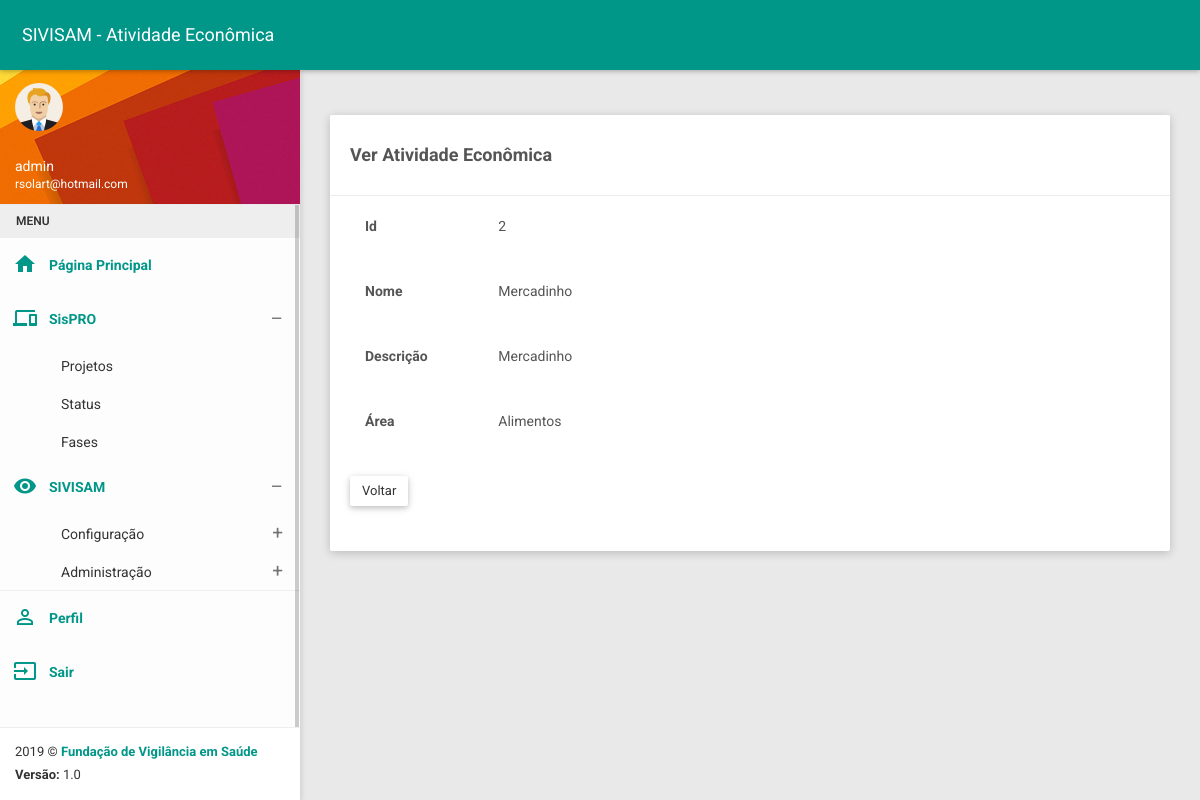
The app's page /devisa/atividade_view/2 (signed in) with its own data.
### devisa/models.py (models this page shows, shortened)
class Atividade(models.Model):
    atv_nome = models.CharField(verbose_name='Nome', max_length=100)
    atv_descricao = models.CharField(verbose_name='Descrição', max_length=200)
    area = models.ForeignKey(Area, on_delete=models.PROTECT)
    class Meta:
        permissions = (
            ('atividade_list', 'Pode listar atividades'),
            ('atividade_create', 'Pode cadastrar atividade'),
            ('atividade_update', 'Pode editar atividade'),
            ('atividade_view', 'Pode ver atividade'),
            ('atividade_delete', 'Pode deletar atividade')
        )

class Area(models.Model):
    area_nome = models.CharField(verbose_name='Nome', max_length=100)
    area_descricao = models.CharField(verbose_name='Descrição', max_length=200)
    class Meta:
        permissions = (
            ('area_list', 'Pode listar áreas'),
            ('area_create', 'Pode cadastrar área'),
            ('area_update', 'Pode editar área'),
            ('area_view', 'Pode ver área'),
            ('area_delete', 'Pode deletar área')
        )
    def __str__(self):
        return self.area_nome

### devisa/views.py (the view)
# urls.py: path('atividade_view/<int:id>', atividade_view, name="atividade_view"),
@login_required
@permission_required('devisa.atividade_view')
def atividade_view(request, id):
    model = get_object_or_404(Atividade, pk=id)
    return render(request, 'atividade/atividade_view.html', {'atividade': model})

### devisa/templates/atividade/atividade_view.html (shortened to what this page needs)
{% extends 'base.html' %}
{% load static %}
{% block css %}
    <link href="{% static 'plugins/bootstrap/css/bootstrap.css' %}" rel="stylesheet">
    <link href="{% static 'plugins/node-waves/waves.css' %}" rel="stylesheet" />
    <link href="{% static 'plugins/animate-css/animate.css' %}" rel="stylesheet" />
    <link href="{% static 'plugins/morrisjs/morris.css' %}" rel="stylesheet" />
    <link href="{% static 'css/style.css' %}" rel="stylesheet">
    <link href="{% static 'css/themes/all-themes.css' %}" rel="stylesheet" />
{% endblock %}
{% block title %} SIVISAM - Atividade Econômica {% endblock %}
{% block content %}
<div class="row clearfix">
   <div class="col-lg-12 col-md-12 col-sm-12 col-xs-12">
     <div class="card">
        <div class="header">
            <h4 class="card-title">Ver Atividade Econômica</h4>
        </div>
        <div class="body">
            <div class="form-group form-float">
                <label class="col-sm-2 col-form-label">Id</label>
                <div class="col-sm-10"><div class="form-group bmd-form-group is-filled">{{ atividade.id }}</div></div>
            </div>
            <div class="form-group form-float">
                <label class="col-sm-2 col-form-label">Nome</label>
                <div class="col-sm-10"><div class="form-group bmd-form-group is-filled">{{ atividade.atv_nome }}</div></div>
            </div>
            <div class="form-group form-float">
                <label class="col-sm-2 col-form-label">Descrição</label>
                <div class="col-sm-10"><div class="form-group bmd-form-group is-filled">{{ atividade.atv_descricao }}</div></div>
            </div>
            <div class="form-group form-float">
                <label class="col-sm-2 col-form-label">Área</label>
                <div class="col-sm-10"><div class="form-group bmd-form-group is-filled">{{ atividade.area }}</div></div>
            </div>
            <div class="form-group form-float">
                 <a href="{% url 'atividade_list' %}" class="btn btn-default">Voltar</a>
            </div>
        </div>
     </div>
   </div>
</div>
{% endblock %}

### templates/base.html (shortened to what this page needs)
{% load static %}
<!DOCTYPE html>
<html>
<head>
    {% block css %}
    {% endblock %}
</head>
<body class="theme-teal">
    <nav class="navbar">
        <div class="container-fluid">
            <div class="navbar-header">
                <a class="navbar-brand" href="javascript:void(0);">{% block title %}{% endblock %}</a>
            </div>
            <div class="collapse navbar-collapse" id="navbar-collapse">
            </div>
        </div>
    </nav>
    <section>
        <aside id="leftsidebar" class="sidebar">
            <div class="user-info">
                <div class="image">
                    <img src="{% static 'images/user.png' %}" width="48" height="48" alt="User" />
                </div>
                <div class="info-container">
                    <div class="name" data-toggle="dropdown" aria-haspopup="true" aria-expanded="false">{{ user.username }}</div>
                    <div class="email">{{ user.email }}</div>
                </div>
            </div>
            <div class="menu">
                <ul class="list">
                    <li class="header">MENU</li>
                    <li class="active">
                        <a href="{% url 'home' %}">
                            <i class="material-icons">home</i>
                            <span>Página Principal</span>
                        </a>
                    </li>
                    <li class="active">
                        {% if perms.sistemasfvs.sistema_list %}
                                <a href="javascript:void(0);" class="menu-toggle">
                                    <i class="material-icons">devices</i>
                                    <span>SisPRO</span>
                                </a>
                        {% endif %}
                        <ul class="ml-menu">
                            <li>
                                <a href="{% url 'sistema_list' %}">
                                    <span>Projetos</span>
                                </a>
                            </li>
                            <li>
                                <a href="{% url 'status_list' %}">
                                    <span>Status</span>
                                </a>
                            </li>
                            <li>
                                <a href="{% url 'fase_list' %}">
                                    <span>Fases</span>
                                </a>
                            </li>
                        </ul>
                    </li>
                    <li class="active">
                        <a href="javascript:void(0);" class="menu-toggle" style="">
                            <i class="material-icons">remove_red_eye</i>
                            <span>SIVISAM</span>
                        </a>
                        <ul class="ml-menu">
                            <li>
                                <a href="javascript:void(0);" class="menu-toggle">
                                    <span>Configuração</span>
                                </a>
                            </li>
                            <li>
                                <a href="javascript:void(0);" class="menu-toggle">
                                    <span>Administração</span>
                                </a>
                            </li>
                        </ul>
                    </li>
                    <li style="border-top: 1px solid #eee;" class="active">
                        <a href="{% url 'perfil' %}">
                            <i class="material-icons">perm_identity</i>
                            <span>Perfil</span>
                        </a>
                    </li>
                    <li class="active">
                        <a href="{% url 'logout' %}">
                            <i class="material-icons">input</i>
                            <span>Sair</span>
                        </a>
                    </li>
                </ul>
            </div>
            <div class="legal">
                <div class="copyright">
                     2019 &copy; <a href="http://www.fvs.am.gov.br">Fundação de Vigilância em Saúde</a>
                </div>
                <div class="version">
                    <b>Versão: </b> 1.0
                </div>
            </div>
        </aside>
    </section>
    <section class="content">
        <div class="container-fluid">
           {% block content %}
           {% endblock %}
        </div>
    </section>
</body>
</html>

### statics/css/themes/all-themes.css (style rules this page uses)
.theme-teal .navbar { background-color: #009688; }
.theme-teal .navbar-brand { color: #fff; }
.theme-teal .sidebar .menu .list li.active { background-color: transparent; }
.theme-teal .sidebar .menu .list li.active > :first-child i, .theme-teal .sidebar .menu .list li.active > :first-child span { color: #009688; }
.theme-teal .sidebar .menu .list .toggled { background-color: transparent; }
.theme-teal .sidebar .menu .list .ml-menu { background-color: transparent; }
.theme-teal .sidebar .legal { background-color: #fff; }
.theme-teal .sidebar .legal .copyright a { color: #009688 !important; }

### records on screen
Atividade: id "2", atv_nome "Mercadinho", atv_descricao "Mercadinho", area "Alimentos"

### other values on screen
{{ user.username }} "admin"
{{ user.email }} "rsolart@hotmail.com"
